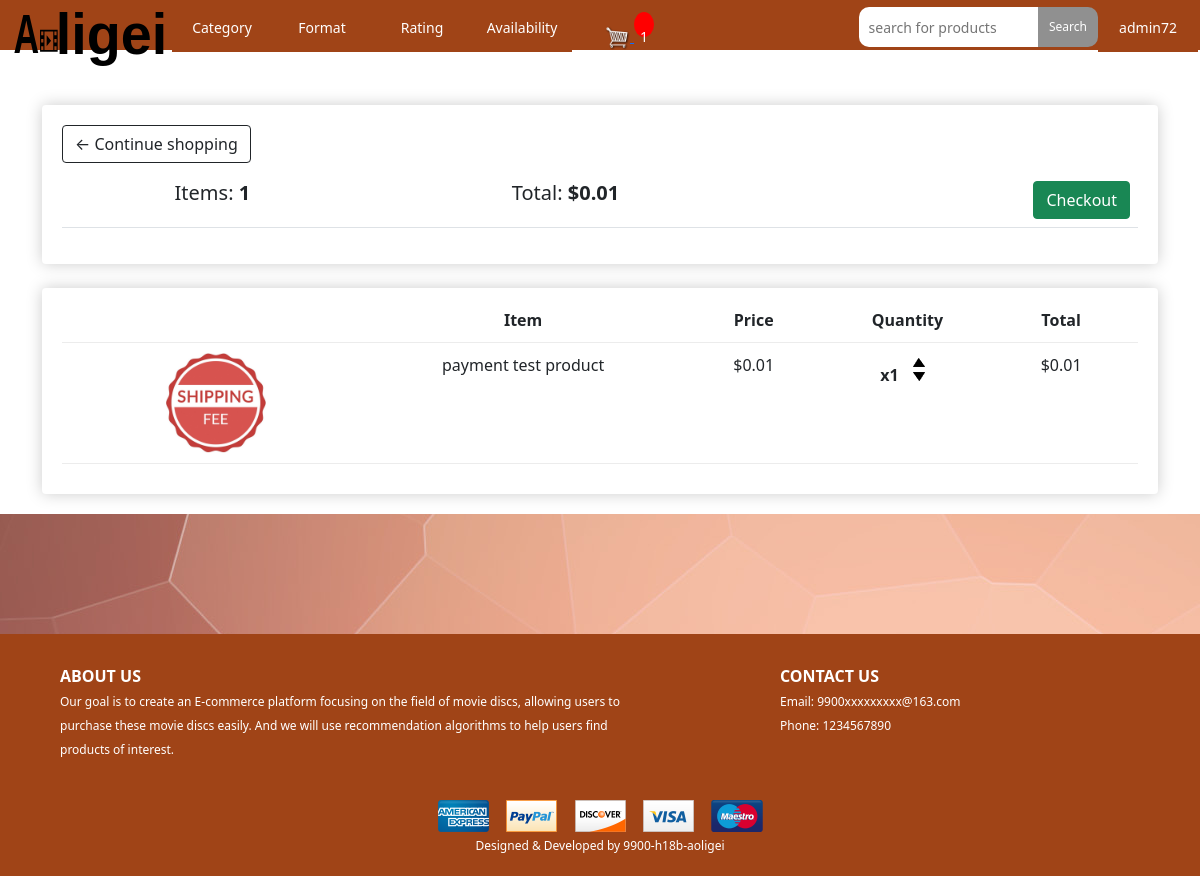
The app's page /cart/ (signed in) with its own data.
### Product/models.py (models this page shows, shortened)
class Order(models.Model):
    customer = models.ForeignKey(User, on_delete=models.SET_NULL, null=True, blank=True)
    date_ordered = models.DateTimeField(auto_now_add=True)
    complete = models.BooleanField(default=False)
    transaction_id = models.CharField(max_length=100, null=True)
    class Meta:
        ordering = ('-date_ordered',)
    @property
    def get_cart_total(self):
        orderitems = self.orderitem_set.all()
        total = sum([item.get_total for item in orderitems])
        return float(total)
    @property
    def get_cart_items(self):
        orderitems = self.orderitem_set.all()
        total = sum([item.quantity for item in orderitems])
        return total

class OrderItem(models.Model):
    product = models.ForeignKey(Product, on_delete=models.SET_NULL, null=True)
    order = models.ForeignKey(Order, on_delete=models.SET_NULL, null=True)
    quantity = models.IntegerField(default=0, null=True, blank=True)
    date_added = models.DateTimeField(auto_now_add=True)
    class Meta:
        ordering = ('-date_added',)
    @property
    def get_total(self):
        if self.product.discount_price:
            total = self.product.discount_price * self.quantity
            return total
        total = self.product.price * self.quantity
        return float(total)

class Product(models.Model):
    title = models.CharField(max_length=256)
    price = models.DecimalField(max_digits=8, decimal_places=2)
    discount_price = models.DecimalField(blank=True, null=True, max_digits=8, decimal_places=2)
    stock = models.PositiveIntegerField()
    image = models.ImageField(u'image', upload_to='products/%Y/%m/%d', default='media/logo.png')
    category = models.ForeignKey(Category, on_delete=models.CASCADE, null=True)
    format = models.ForeignKey(Format, on_delete=models.CASCADE, null=True)
    rating = models.ForeignKey(Rating, on_delete=models.CASCADE, null=True)
    availability = models.ForeignKey(Availability, on_delete=models.CASCADE, null=True)
    publishDate = models.DateField()
    description = MDTextField(blank=True, null=True)
    trailer = EmbedVideoField(blank=True, null=True)
    details = MDTextField(blank=True, null=True)
    available = models.BooleanField(default=True)
    digital = models.BooleanField(default=False, null=True, blank=True)
    created_time = models.DateTimeField(auto_now_add=True)
    class Meta:
        ordering = ('-created_time',)
        verbose_name = 'product'
        verbose_name_plural = 'products'

### Product/views.py (the view)
# urls.py: path('cart/', views.cart, name='cart'),
def cart(request):
    if request.user.is_authenticated:
        customer = request.user
        order, created = Order.objects.get_or_create(customer=customer, complete=False)
        items = order.orderitem_set.all()
        cartItems = order.get_cart_items
    else:
        items = []
        order = {'get_cart_total': 0, 'get_cart_items': 0, 'shipping': False}
        cartItems = order['get_cart_items']
    context = {'items': items, 'order': order, 'cartItems': cartItems}
    return render(request, 'Product/cart.html', context)

### templates/Product/cart.html (shortened to what this page needs)
{% extends 'base.html' %}
{% load static %}
{% block content %}
    <link href="https://cdn.jsdelivr.net/npm/bootstrap@5.1.3/dist/css/bootstrap.min.css" rel="stylesheet"
>
    <div class="row">
        <div class="col-lg-12">
            <div class="box-element" style="margin-top: 50px;">
                <a class="btn btn-outline-dark" style="float: left;" href="#">&#x2190; Continue shopping</a>
                <br/>
                <br/>
                <table class="table">
                    <tr>
                        <th><h5>Items: <strong>{{ order.get_cart_items }}</strong></h5></th>
                        <th><H5>Total: <strong>${{ order.get_cart_total|floatformat:2 }}</strong></H5></th>
                        <th>
                            <a class="btn btn-success" style="float: right;" href="{% url "Product:checkout" %}">
                                Checkout
                            </a>
                        </th>
                    </tr>
                </table>
            </div>
            <br/>
            <div class="box-element">
                <div class="cart-row">
                    <div style="flex: 2;"></div>
                    <div style="flex: 2;"><strong>Item</strong></div>
                    <div style="flex: 1;"><strong>Price</strong></div>
                    <div style="flex: 1;"><strong>Quantity</strong></div>
                    <div style="flex: 1;"><strong>Total</strong></div>
                </div>
                {% for item in items %}
                    <div class="cart-row">
                        <div style="flex: 2"><img class="row-image" src="{{ item.product.image.url }}"></div>
                        <div style="flex: 2"><p>{{ item.product.title }}</p></div>
                        {% if item.product.discount_price %}
                            <div style="flex: 1"><p>${{ item.product.discount_price|floatformat:2 }}</p></div>
                        {% else %}
                            <div style="flex: 1"><p>${{ item.product.price|floatformat:2 }}</p></div>
                        {% endif %}
                        <div style="flex: 1">
                            <p class="quantity">x{{ item.quantity }}</p>
                            <div class="quantity">
                                <img data-product="{{ item.product.id }}" data-action="add"
                                     src="{% static 'img/arrow-up.png' %}" class="chg-quantity update-cart">
                                <img data-product="{{ item.product.id }}" data-action="remove"
                                     src="{% static 'img/arrow-down.png' %}" class="chg-quantity update-cart">
                            </div>
                        </div>
                        <div style="flex: 1"><p>${{ item.get_total }}</p></div>
                    </div>
                {% endfor %}
            </div>
        </div>
    </div>
{% endblock content %}

### templates/base.html (shortened to what this page needs)
<!DOCTYPE html>
{% load static %}
<html lang="en">
<head>
    <link rel="stylesheet" type="text/css" href="/static/css/base.css">
    <link rel="stylesheet" type="text/css" href="/static/css/homepage.css">
    <link rel="stylesheet" type="text/css" href="/static/css/iteminfo.css">
    <link rel="stylesheet" type="text/css" href="/static/css/font.css">
    <link rel="stylesheet" type="text/css" href="/static/css/search.css">
    <link rel="stylesheet" type="text/css" href="/static/css/order.css">
</head>
<body>
<div class="headpage">
    <div class="logo">
        <a href="{% url "Product:home" %}">
            <image style="width:160px; height: 60px; margin-left: 10px; margin-top: 5px;"
                   src="{% static "img/aoligei.svg" %}"></image>
        </a>
    </div>
    <div class="dropdown">
        <button class="dropbtn">Category</button>
    </div>
    <div class="dropdown">
        <button class="dropbtn">Format</button>
    </div>
    <div class="dropdown">
        <button class="dropbtn">Rating</button>
    </div>
    <div class="dropdown">
        <button class="dropbtn">Availability</button>
    </div>
    <div class="dropdown">
        <a href="{% url 'Product:cart' %}">
            <img id="cart-icon" src="{% static 'img/cart.png' %}">
            <p id="cart-total">{{ cartItems }}</p>
        </a>
    </div>
    <div class="dropdown right">
        {% if request.user.is_authenticated %}
            <a href="#">
                <button class="dropbtn">{{ request.user.username }}</button>
            </a>
        {% endif %}
    </div>
    <form role="search" method="get" id="searchform" action="{% url "Product:search" %}">
        <button class="searchbtn" type="submit" value="{% url "Product:search" %}" style="cursor: pointer;">Search
        </button>
        <input type="search" placeholder="search for products" name="item_name" id="input1"
               value="" oninput="change()"/>
    </form>
</div>
<div class="container">
    {% block content %}
    {% endblock content %}
</div>
<div class="footpage" style="margin-top: 120px">
    <div class="footrow">
        <div class="footcolumnl">
            <div class="foottext">
                <h_foot>ABOUT US</h_foot>
                <br/>
                <p_foot>Our goal is to create an E-commerce platform focusing on the field of movie discs, allowing
                    users to purchase these movie discs easily. And we will use recommendation algorithms to help users
                    find products of interest.
                </p_foot>
            </div>
        </div>
        <div class="footcolumnr">
            <div class="foottext">
                <h_foot>CONTACT US</h_foot>
                <br/>
                <p_foot>Email: 9900xxxxxxxxx@163.com</p_foot>
                <br/>
                <p_foot>Phone: 1234567890</p_foot>
                <br/>
            </div>
        </div>
    </div>
    <div class="footend">
        <img src="/static/payment.png"><br/>
        <p_foot>Designed & Developed by 9900-h18b-aoligei</p_foot>
        <br/>
    </div>
</div>
</body>
</html>

### static/css/base.css (style rules this page uses)
html, body { margin: 0; }
html { background-image: url("/static/bg.jfif"); background-attachment: fixed; }
.logo { float: left; }
.headpage { width: 100%; height: 50px; background-color: #a04417; padding: 2px; position:fixed; }
.dropbtn { background-color: #a04417; color: white; height: 50px; width: 100px; text-align: center; line-height: 50px; cursor: pointer; font-size: 14px; border: 0; }
.dropdown { float: left; position: relative; display: inline-block; height: 50px; width: 100px; text-align: center; line-height: 50px; }
.dropdown.right { float: right; }
div.headpage input { float: right; height: 40px; outline: none; border: none; width: 15%; margin-top: 5px; padding-left: 10px; font-size: 14px; border-radius: 10px 0px 0px 10px; }
.searchbtn { float: right; height: 40px; background-color: #909090; color: white; border-style: none; outline: none; font-size: 12px; margin-top: 5px; width: 60px; border-radius: 0px 10px 10px 0px; border: none; }
.footpage { background-color:#a04417; width: 100%; min-height: 150px; text-align: center; position: absolute; }
.footcolumnl { margin-top: 30px; float: left; width: 60%; color: white; }
.footcolumnr { margin-top: 30px; float: left; width: 40%; color: white; }
.foottext { text-align:left; padding-left: 60px; padding-right: 60px; }
.footrow:after { content: ""; display: table; clear: both; }
.footend { width: 100%; text-align: center; padding-top: 40px; padding-bottom: 20px; }
.container { min-height: 500px; padding-top: 55px; padding-bottom: 20px; text-align: center; clear: both; }

### static/css/order.css (style rules this page uses)
#cart-icon { width: 25px; display: inline-block; margin-left: 15px; }
#cart-total { display: inline-block; text-align: center; color: #ffffff; background-color: red; width: 20px; height: 25px; border-radius: 50%; font-size: 14px; margin-top: 10px; }
.box-element { box-shadow: hsl(0, 0%, 80%) 0 0 16px; background-color: #fff; border-radius: 4px; padding: 20px; }
.col-lg-4, .col-lg-6, .col-lg-8, .col-lg-12 { margin-top: 10px; }
.btn { border-radius: 0; }
.row-image { width: 100px; }
.cart-row { display: flex; align-items: flex-stretch; padding-bottom: 10px; margin-bottom: 10px; border-bottom: 1px solid #ececec; }
.quantity { display: inline-block; font-weight: 700; padding-right: 10px; }
.chg-quantity { width: 12px; cursor: pointer; display: block; margin-top: 5px; transition: .1s; }

### records on screen
Order: get_cart_items "1", get_cart_total "0.01"
OrderItem: product.image (picture), product "payment test product", product.price "0.01", quantity "1", get_total "0.01"

### other values on screen
{{ cartItems }} "1"
{{ request.user.username }} "admin72"
